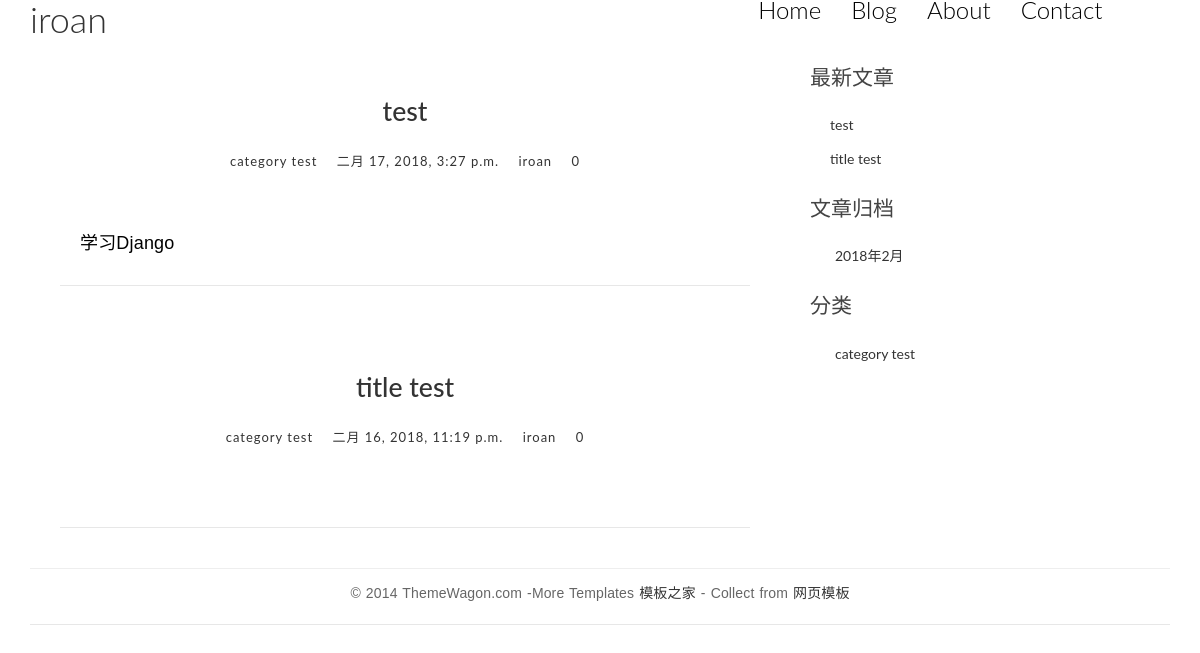
/category/1/, run on an earlier commit of the app's database.
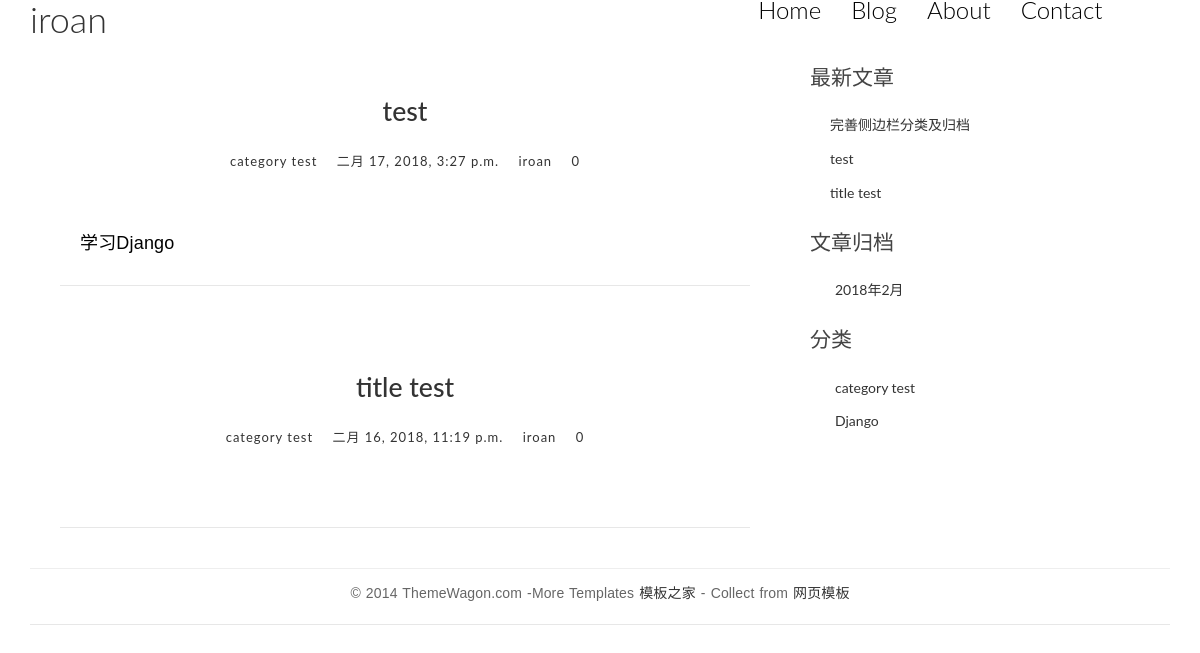
And on a later commit of the database.
### blog/models.py (models this page shows, shortened)
class Post(models.Model):
    title = models.CharField(max_length=70)
    body = models.TextField()
    created_time = models.DateTimeField()
    modified_time = models.DateTimeField()
    excerpt = models.CharField(max_length=200,blank=True)
    category = models.ForeignKey(Category)
    tags = models.ManyToManyField(Tag,blank=True)
    author = models.ForeignKey(User)
    views = models.PositiveIntegerField(default=0)
    def get_absolute_url(self):
        return reverse('blog:detail', kwargs={'pk':self.pk})
    class Meta:
        ordering = ['-created_time','title']

class Category(models.Model):
    name = models.CharField(max_length=100)
    def __str__(self):
        return self.name

### blog/views.py (the view)
# urls.py: url(r'^category/(?P<pk>[0-9]+)/$',views.category,name='category')
def category(request,pk):
    cate = get_object_or_404(Category,pk=pk)
    post_list = Post.objects.filter(category = cate).order_by('-created_time')
    return render(request,'blog/index.html',context={'post_list':post_list})

### blog/templatetags/blog_tags.py (called while the page is built)
@register.simple_tag
def get_recent_posts(num = 5):
    return Post.objects.all().order_by('-created_time')[:num]

@register.simple_tag
def archives():
    return Post.objects.all().dates('created_time','month',order='DESC')

@register.simple_tag
def get_categories():
    return Category.objects.all()

### templates/blog/index.html
{% extends 'base.html' %}
{% block main %}
    {%for post in post_list%}
        <article class="post post-{{post.pk}}">
            <header class="entry-header">
                <h1 class="entry-title">
                    <a href="{{post.get_absolute_url}}">{{post.title}}</a>
                </h1>
                <div class="entry-meta">
                    <span class="post-category"><a href="#">{{post.category.name}}</a> </span>
                    <span class="post-date"><a href="#"><time class="entry-date" datetime="{{post.created_time}}">{{post.created_time}}</time></a></span>
                    <span class="post-author"><a href="#">{{post.author}}</a> </span>
                    <span class="views-count"><a href="{{post.get_absoluate_url}}">{{post.views}}</a> </span>
                </div>
            </header>
            <div class="entry-content clearfix">
                <p>{{post.excerpt}}</p>
            </div>
        </article>
    {%empty%}
    <div class="no-post">暂时还没有发布的文章</div>
    {%endfor%}
{%endblock main %}

### templates/base.html (shortened to what this page needs)
<!DOCTYPE html>
<html>
<head>
    {% load staticfiles %}
    {% load blog_tags %}
    <link rel="stylesheet" href="{% static 'blog/css/bootstrap.min.css' %}">
    <link rel="stylesheet" href="http://code.ionicframework.com/ionicons/2.0.1/css/ionicons.min.css">
    <link rel="stylesheet" href="{% static 'blog/css/pace.css' %}">
    <link rel="stylesheet" href="{% static 'blog/css/custom.css' %}">
    <link rel="stylesheet" href="{% static 'blog/css/highlights/github.css' %}">
</head>
<body>
<div class="container">
    <header id="site-header">
        <div class="row">
            <div class="col-md-4 col-sm-5 col-xs-8">
                <div class="logo">
                    <h1><a href="{%url 'blog:index'%}">iroan</a></h1>
                </div>
            </div>
            <div class="col-md-8 col-sm-7 col-xs-4">
                <nav class="main-nav" role="navigation">
                    <div class="collapse navbar-collapse" id="bs-example-navbar-collapse-1">
                        <ul class="nav navbar-nav navbar-right">
                            <li class="cl-effect-11"><a href="index.html" data-hover="Home">Home</a></li>
                            <li class="cl-effect-11"><a href="full-width.html" data-hover="Blog">Blog</a></li>
                            <li class="cl-effect-11"><a href="about.html" data-hover="About">About</a></li>
                            <li class="cl-effect-11"><a href="contact.html" data-hover="Contact">Contact</a></li>
                        </ul>
                    </div>
                </nav>
            </div>
        </div>
    </header>
</div>
<div class="content-body">
    <div class="container">
        <div class="row">
            <main class="col-md-8">
                {% block main %}
                {% endblock main %}
            </main>
            <aside class="col-md-4">
                <div class="widget widget-recent-posts">
                    <h3 class="widget-title">最新文章</h3>
                    {%get_recent_posts as recent_post_list%}
                    <ul>
                        {%for post in recent_post_list%}
                        <li>
                            <a href="{{post.get_absolute_url}}">{{post.title}}</a>
                        </li>
                        {%empty%}
                        暂时没有文章!
                        {%endfor%}
                    </ul>
                </div>
                <div class="widget widget-archives">
                    {%archives as date_list%}
                    <h3 class="widget-title">文章归档</h3>
                    <ul>
                        {%for date in date_list%}
                        <li>
                            <a href="{% url 'blog:archives' date.year date.month%}">{{date.year}}年{{date.month}}月</a>
                        </li>
                        {%empty%}
                        暂无归档
                        {%endfor%}
                    </ul>
                </div>
                <div class="widget widget-category">
                    <h3 class="widget-title">分类</h3>
                    {%get_categories as categories%}
                    <ul>
                        {%for category in categories%}
                        <li>
                            <a href="{%url 'blog:category' category.pk%}">{{category}}</a>
                        </li>
                        {%empty%}
                        暂无分类
                        {%endfor%}
                    </ul>
                </div>
            </aside>
        </div>
    </div>
</div>
<footer id="site-footer">
    <div class="container">
        <div class="row">
            <div class="col-md-12">
                <p class="copyright">&copy; 2014 ThemeWagon.com -More Templates <a href="http://www.cssmoban.com/"
                                                                                   target="_blank" title="模板之家">模板之家</a>
                    - Collect from <a href="http://www.cssmoban.com/" title="网页模板" target="_blank">网页模板</a></p>
            </div>
        </div>
    </div>
</footer>
</body>
</html>

What changed in the data, as far as the page shows it:
added Post: title "完善侧边栏分类及归档", shown under "最新文章"
added Category: name "Django"
